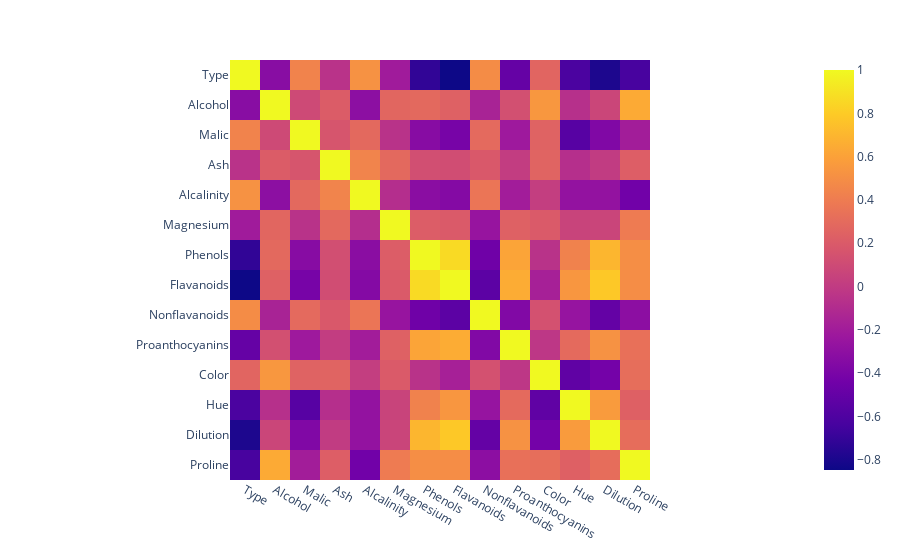

Here is the notebook cell this chart was saved with:
### Code cell
fig = px.imshow(df.corr())
fig.show()

### Figure 1 — Plotly figure (JSON) as saved in the notebook; plotly's stock layout.template omitted (floating-point values rounded to 4 significant figures; data arrays with more than 128 entries replaced by an {"elided": "..."} marker saying what was removed)
{"data": [{"coloraxis": "coloraxis", "hovertemplate": "x: %{x}<br>y: %{y}<br>color: %{z}<extra></extra>", "name": "0", "type": "heatmap", "x": ["Type", "Alcohol", "Malic", "Ash", "Alcalinity", "Magnesium", "Phenols", "Flavanoids", "Nonflavanoids", "Proanthocyanins", "Color", "Hue", "Dilution", "Proline"], "xaxis": "x", "y": ["Type", "Alcohol", "Malic", "Ash", "Alcalinity", "Magnesium", "Phenols", "Flavanoids", "Nonflavanoids", "Proanthocyanins", "Color", "Hue", "Dilution", "Proline"], "yaxis": "y", "z": {"elided": "14x14 float values"}}], "layout": {"coloraxis": {"colorscale": [[0, "#0d0887"], [0.1111, "#46039f"], [0.2222, "#7201a8"], [0.3333, "#9c179e"], [0.4444, "#bd3786"], [0.5556, "#d8576b"], [0.6667, "#ed7953"], [0.7778, "#fb9f3a"], [0.8889, "#fdca26"], [1, "#f0f921"]]}, "margin": {"t": 60}, "xaxis": {"anchor": "y", "constrain": "domain", "domain": [0, 1], "scaleanchor": "y"}, "yaxis": {"anchor": "x", "autorange": "reversed", "constrain": "domain", "domain": [0, 1]}}}
